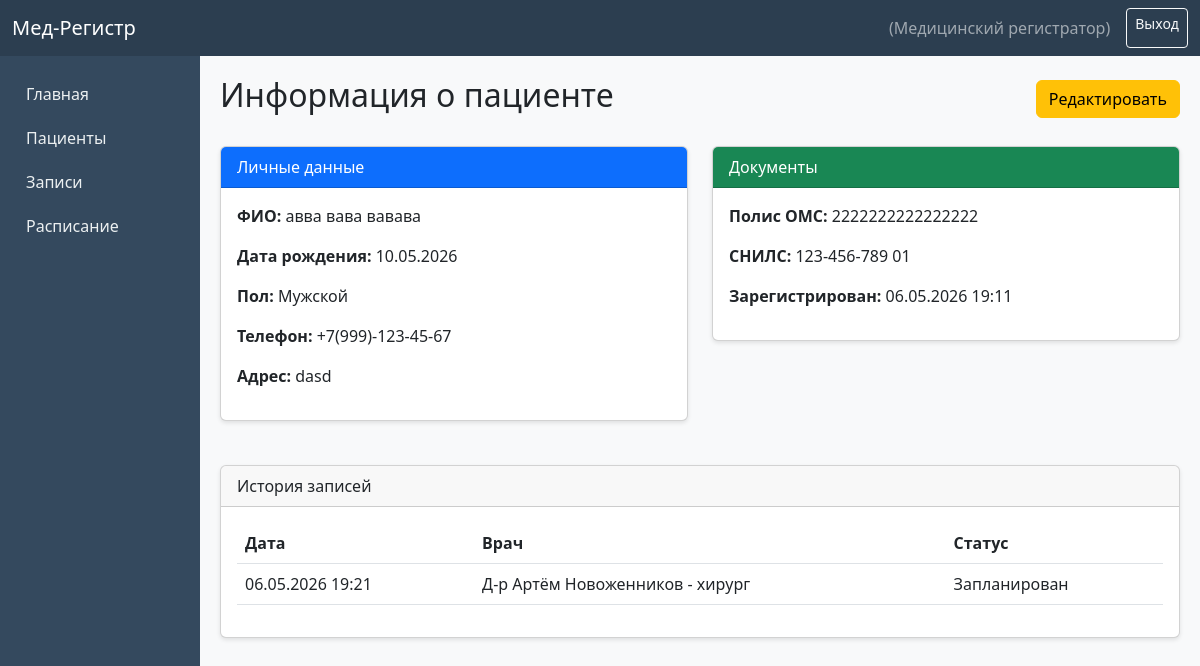
/patients/1/ (signed in), run on the app's committed database.
### accounts/models.py (models this page shows, shortened)
class User(AbstractUser):
    ROLE_CHOICES = (
        ('registrator', 'Медицинский регистратор'),
        ('doctor', 'Врач'),
        ('admin', 'Администратор'),
    )
    role = models.CharField(
        max_length=20,
        choices=ROLE_CHOICES,
        default='registrator',
        verbose_name='Роль'
    )
    phone = models.CharField(
        max_length=20,
        blank=True,
        null=True,
        verbose_name='Телефон'
    )
    class Meta:
        verbose_name = 'Пользователь'
        verbose_name_plural = 'Пользователи'

### registry/models.py (models this page shows, shortened)
class Patient(models.Model):
    GENDER_CHOICES = (
        ('M', 'Мужской'),
        ('F', 'Женский'),
    )
    cyrillic_validator = RegexValidator(
        regex=r'^[а-яА-ЯёЁ\s]+$',
        message='ФИО должно содержать только символы кириллицы и пробелы'
    )
    phone_validator = RegexValidator(
        regex=r'^\+7\(\d{3}\)-\d{3}-\d{2}-\d{2}$',
        message='Телефон должен быть в формате +7(XXX)-XXX-XX-XX'
    )
    oms_validator = RegexValidator(
        regex=r'^\d{16}$',
        message='Полис ОМС должен содержать 16 цифр'
    )
    snils_validator = RegexValidator(
        regex=r'^\d{3}-\d{3}-\d{3} \d{2}$',
        message='СНИЛС должен быть в формате XXX-XXX-XXX XX'
    )
    last_name = models.CharField(
        max_length=100,
        validators=[cyrillic_validator],
        verbose_name='Фамилия'
    )
    first_name = models.CharField(
        max_length=100,
        validators=[cyrillic_validator],
        verbose_name='Имя'
    )
    middle_name = models.CharField(
        max_length=100,
        blank=True,
        validators=[cyrillic_validator],
        verbose_name='Отчество'
    )
    date_of_birth = models.DateField(
        verbose_name='Дата рождения'
    )
    gender = models.CharField(
        max_length=1,
        choices=GENDER_CHOICES,
        verbose_name='Пол'
    )
    address = models.TextField(
        verbose_name='Адрес'
    )
    phone = models.CharField(
        max_length=20,
        validators=[phone_validator],
        unique=True,
        verbose_name='Телефон'
    )
    oms_number = models.CharField(
        max_length=16,
        validators=[oms_validator],
        unique=True,
        verbose_name='Полис ОМС'
    )
    snils = models.CharField(
        max_length=15,
        validators=[snils_validator],
        unique=True,
        verbose_name='СНИЛС'
    )
    created_at = models.DateTimeField(
        auto_now_add=True,
        verbose_name='Дата регистрации'
    )
    updated_at = models.DateTimeField(
        auto_now=True,
        verbose_name='Дата обновления'
    )
    class Meta:
        verbose_name = 'Пациент'
        verbose_name_plural = 'Пациенты'
        ordering = ['last_name', 'first_name']
    @property
    def full_name(self):
        return f"{self.last_name} {self.first_name} {self.middle_name}"

class Appointment(models.Model):
    STATUS_CHOICES = (
        ('scheduled', 'Запланирован'),
        ('completed', 'Завершен'),
        ('cancelled', 'Отменён'),
        ('no_show', 'Не явился'),
    )
    patient = models.ForeignKey(
        Patient,
        on_delete=models.CASCADE,
        related_name='appointments',
        verbose_name='Пациент'
    )
    doctor = models.ForeignKey(
        Doctor,
        on_delete=models.CASCADE,
        related_name='appointments',
        verbose_name='Врач'
    )
    schedule = models.ForeignKey(
        Schedule,
        on_delete=models.CASCADE,
        related_name='appointments',
        verbose_name='Расписание'
    )
    appointment_date = models.DateField(
        verbose_name='Дата приема'
    )
    appointment_time = models.TimeField(
        verbose_name='Время приема'
    )
    status = models.CharField(
        max_length=20,
        choices=STATUS_CHOICES,
        default='scheduled',
        verbose_name='Статус'
    )
    complaint = models.TextField(
        blank=True,
        verbose_name='Жалобы'
    )
    diagnosis = models.TextField(
        blank=True,
        verbose_name='Диагноз'
    )
    notes = models.TextField(
        blank=True,
        verbose_name='Заметки врача'
    )
    created_at = models.DateTimeField(
        auto_now_add=True,
        verbose_name='Дата создания записи'
    )
    updated_at = models.DateTimeField(
        auto_now=True,
        verbose_name='Дата обновления'
    )
    class Meta:
        verbose_name = 'Запись на приём'
        verbose_name_plural = 'Записи на приём'
        ordering = ['-appointment_date', '-appointment_time']

class Doctor(models.Model):
    user = models.OneToOneField(
        'accounts.User',
        on_delete=models.CASCADE,
        related_name='doctor_profile',
        verbose_name='Пользователь'
    )
    specialty = models.CharField(
        max_length=100,
        verbose_name='Специальность'
    )
    cabinet = models.CharField(
        max_length=20,
        blank=True,
        verbose_name='Кабинет'
    )
    work_schedule = models.TextField(
        blank=True,
        verbose_name='График работы'
    )
    class Meta:
        verbose_name = 'Врач'
        verbose_name_plural = 'Врачи'
    def __str__(self):
        return f"Д-р {self.user.get_full_name()} - {self.specialty}"

### registry/views.py (the view)
# urls.py: path('patients/<int:pk>/', views.patient_detail, name='patient_detail'),
@login_required
def patient_detail(request, pk):
    patient = get_object_or_404(Patient, pk=pk)
    appointments = patient.appointments.all()[:10]
    context = {
        'patient': patient,
        'appointments': appointments,
    }
    return render(request, 'registry/patient_detail.html', context)

### registry/templates/registry/patient_detail.html (shortened to what this page needs)
{% extends 'base.html' %}
{% block content %}
<div class="d-flex justify-content-between align-items-center mb-4">
    <h2> Информация о пациенте</h2>
    <a href="{% url 'registry:patient_edit' patient.pk %}" class="btn btn-warning"> Редактировать</a>
</div>
<div class="row">
    <div class="col-md-6">
        <div class="card">
            <div class="card-header bg-primary text-white">Личные данные</div>
            <div class="card-body">
                <p><strong>ФИО:</strong> {{ patient.full_name }}</p>
                <p><strong>Дата рождения:</strong> {{ patient.date_of_birth|date:"d.m.Y" }}</p>
                <p><strong>Пол:</strong> {{ patient.get_gender_display }}</p>
                <p><strong>Телефон:</strong> {{ patient.phone }}</p>
                <p><strong>Адрес:</strong> {{ patient.address }}</p>
            </div>
        </div>
    </div>
    <div class="col-md-6">
        <div class="card">
            <div class="card-header bg-success text-white">Документы</div>
            <div class="card-body">
                <p><strong>Полис ОМС:</strong> {{ patient.oms_number }}</p>
                <p><strong>СНИЛС:</strong> {{ patient.snils }}</p>
                <p><strong>Зарегистрирован:</strong> {{ patient.created_at|date:"d.m.Y H:i" }}</p>
            </div>
        </div>
    </div>
</div>
<div class="card mt-4">
    <div class="card-header">История записей</div>
    <div class="card-body">
        {% if appointments %}
        <table class="table">
            <thead>
                <tr>
                    <th>Дата</th>
                    <th>Врач</th>
                    <th>Статус</th>
                </tr>
            </thead>
            <tbody>
                {% for apt in appointments %}
                <tr>
                    <td>{{ apt.appointment_date|date:"d.m.Y" }} {{ apt.appointment_time }}</td>
                    <td>{{ apt.doctor }}</td>
                    <td>{{ apt.get_status_display }}</td>
                </tr>
                {% endfor %}
            </tbody>
        </table>
        {% else %}
        <p>Записей пока нет</p>
        {% endif %}
    </div>
</div>
{% endblock %}

### registry/templates/base.html (shortened to what this page needs)
<!DOCTYPE html>
<html lang="ru">
<head>
    <link href="https://cdn.jsdelivr.net/npm/bootstrap@5.3.0/dist/css/bootstrap.min.css" rel="stylesheet">
</head>
<body>
    <nav class="navbar navbar-expand-lg navbar-dark">
        <div class="container-fluid">
            <a class="navbar-brand" href="{% url 'registry:dashboard' %}">Мед-Регистр</a>
            {% if user.is_authenticated %}
            <div class="d-flex">
                <span class="navbar-text me-3">{{ user.get_full_name }} ({{ user.get_role_display }})</span>
                <a href="{% url 'accounts:logout' %}" class="btn btn-outline-light btn-sm">Выход</a>
            </div>
            {% endif %}
        </div>
    </nav>
    <div class="container-fluid">
        <div class="row">
            {% if user.is_authenticated %}
            <div class="col-md-2 sidebar p-3">
                <a href="{% url 'registry:dashboard' %}">Главная</a>
                {% if user.role == 'registrator' or user.role == 'admin' %}
                <a href="{% url 'registry:patient_list' %}">Пациенты</a>
                <a href="{% url 'registry:appointment_list' %}">Записи</a>
                <a href="{% url 'registry:schedule_list' %}">Расписание</a>
                {% endif %}
            </div>
            {% endif %}
            <div class="{% if user.is_authenticated %}col-md-10{% else %}col-12{% endif %} content">
                {% block content %}{% endblock %}
            </div>
        </div>
    </div>
</body>
</html>

### registry/templates/base.html (style rules this page uses)
body { background-color: #f8f9fa; }
.navbar { background-color: #2c3e50 !important; }
.sidebar { min-height: calc(100vh - 56px); background-color: #34495e; color: white; }
.sidebar a { color: #ecf0f1; text-decoration: none; display: block; padding: 10px; }
.content { padding: 20px; }
.card { margin-bottom: 20px; box-shadow: 0 2px 4px rgba(0,0,0,0.1); }

### data on the page
User: role "Медицинский регистратор"
Patient: full_name "авва вава вавава", date_of_birth "10.05.2026", gender "Мужской", phone "+7(999)-123-45-67", address "dasd", oms_number "2222222222222222", snils "123-456-789 01", created_at "06.05.2026 19:11"
Appointment: appointment_date "06.05.2026", appointment_time "19:21", doctor "Д-р Артём Новоженников - хирург", status "Запланирован"
